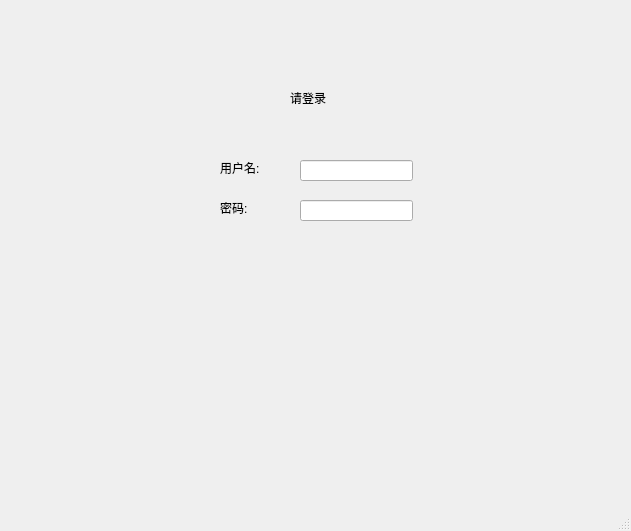
<?xml version="1.0" encoding="UTF-8"?>
<ui version="4.0">
 <class>MainWindow</class>
 <widget class="QMainWindow" name="MainWindow">
  <property name="geometry">
   <rect>
    <x>0</x>
    <y>0</y>
    <width>631</width>
    <height>531</height>
   </rect>
  </property>
  <property name="windowTitle">
   <string>MainWindow</string>
  </property>
  <widget class="QWidget" name="centralwidget">
   <widget class="QLabel" name="label">
    <property name="geometry">
     <rect>
      <x>290</x>
      <y>90</y>
      <width>58</width>
      <height>16</height>
     </rect>
    </property>
    <property name="text">
     <string>请登录</string>
    </property>
   </widget>
   <widget class="QLineEdit" name="lineEdit">
    <property name="geometry">
     <rect>
      <x>300</x>
      <y>160</y>
      <width>113</width>
      <height>21</height>
     </rect>
    </property>
   </widget>
   <widget class="QLineEdit" name="lineEdit_2">
    <property name="geometry">
     <rect>
      <x>300</x>
      <y>200</y>
      <width>113</width>
      <height>21</height>
     </rect>
    </property>
   </widget>
   <widget class="QLabel" name="label_2">
    <property name="geometry">
     <rect>
      <x>220</x>
      <y>160</y>
      <width>58</width>
      <height>16</height>
     </rect>
    </property>
    <property name="text">
     <string>用户名:</string>
    </property>
   </widget>
   <widget class="QLabel" name="label_3">
    <property name="geometry">
     <rect>
      <x>220</x>
      <y>200</y>
      <width>58</width>
      <height>16</height>
     </rect>
    </property>
    <property name="text">
     <string>密码:</string>
    </property>
   </widget>
  </widget>
  <widget class="QMenuBar" name="menubar">
   <property name="geometry">
    <rect>
     <x>0</x>
     <y>0</y>
     <width>631</width>
     <height>22</height>
    </rect>
   </property>
  </widget>
  <widget class="QStatusBar" name="statusbar"/>
 </widget>
 <resources/>
 <connections/>
</ui>
